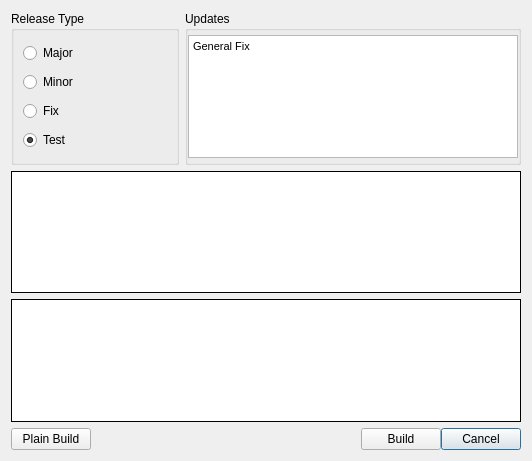
<?xml version="1.0" encoding="UTF-8"?>
<ui version="4.0">
 <class>Dialog</class>
 <widget class="QDialog" name="Dialog">
  <property name="geometry">
   <rect>
    <x>0</x>
    <y>0</y>
    <width>532</width>
    <height>461</height>
   </rect>
  </property>
  <property name="windowTitle">
   <string>Release Builder</string>
  </property>
  <layout class="QGridLayout" name="gridLayout_2">
   <item row="0" column="2" colspan="2">
    <widget class="QGroupBox" name="groupBox_2">
     <property name="title">
      <string>Updates</string>
     </property>
     <property name="flat">
      <bool>true</bool>
     </property>
     <layout class="QGridLayout" name="gridLayout_3">
      <property name="leftMargin">
       <number>0</number>
      </property>
      <property name="topMargin">
       <number>4</number>
      </property>
      <property name="rightMargin">
       <number>0</number>
      </property>
      <property name="bottomMargin">
       <number>4</number>
      </property>
      <property name="spacing">
       <number>4</number>
      </property>
      <item row="0" column="0">
       <widget class="QTextEdit" name="textEdit">
        <property name="html">
         <string>&lt;!DOCTYPE HTML PUBLIC &quot;-//W3C//DTD HTML 4.0//EN&quot; &quot;http://www.w3.org/TR/REC-html40/strict.dtd&quot;&gt;
&lt;html&gt;&lt;head&gt;&lt;meta name=&quot;qrichtext&quot; content=&quot;1&quot; /&gt;&lt;style type=&quot;text/css&quot;&gt;
p, li { white-space: pre-wrap; }
&lt;/style&gt;&lt;/head&gt;&lt;body style=&quot; font-family:'MS Shell Dlg 2'; font-size:8.25pt; font-weight:400; font-style:normal;&quot;&gt;
&lt;p style=&quot; margin-top:0px; margin-bottom:0px; margin-left:0px; margin-right:0px; -qt-block-indent:0; text-indent:0px;&quot;&gt;General Fix&lt;/p&gt;&lt;/body&gt;&lt;/html&gt;</string>
        </property>
       </widget>
      </item>
     </layout>
    </widget>
   </item>
   <item row="0" column="1">
    <widget class="QGroupBox" name="groupBox">
     <property name="title">
      <string>Release Type</string>
     </property>
     <layout class="QGridLayout" name="gridLayout">
      <item row="0" column="0">
       <widget class="QRadioButton" name="radioButton">
        <property name="text">
         <string>Major</string>
        </property>
       </widget>
      </item>
      <item row="1" column="0">
       <widget class="QRadioButton" name="radioButton_2">
        <property name="text">
         <string>Minor</string>
        </property>
       </widget>
      </item>
      <item row="2" column="0">
       <widget class="QRadioButton" name="radioButton_3">
        <property name="text">
         <string>Fix</string>
        </property>
        <property name="checked">
         <bool>false</bool>
        </property>
       </widget>
      </item>
      <item row="3" column="0">
       <widget class="QRadioButton" name="radioButton_4">
        <property name="text">
         <string>Test</string>
        </property>
        <property name="checked">
         <bool>true</bool>
        </property>
       </widget>
      </item>
     </layout>
    </widget>
   </item>
   <item row="1" column="1" colspan="3">
    <widget class="QTextBrowser" name="textBrowser">
     <property name="frameShape">
      <enum>QFrame::Box</enum>
     </property>
     <property name="frameShadow">
      <enum>QFrame::Plain</enum>
     </property>
    </widget>
   </item>
   <item row="3" column="1" colspan="3">
    <widget class="QFrame" name="frame">
     <property name="frameShape">
      <enum>QFrame::NoFrame</enum>
     </property>
     <property name="frameShadow">
      <enum>QFrame::Plain</enum>
     </property>
     <layout class="QGridLayout" name="gridLayout_4">
      <property name="leftMargin">
       <number>0</number>
      </property>
      <property name="topMargin">
       <number>0</number>
      </property>
      <property name="rightMargin">
       <number>0</number>
      </property>
      <property name="bottomMargin">
       <number>0</number>
      </property>
      <property name="spacing">
       <number>0</number>
      </property>
      <item row="0" column="3">
       <widget class="QPushButton" name="pushButton_2">
        <property name="text">
         <string>Cancel</string>
        </property>
       </widget>
      </item>
      <item row="0" column="2">
       <widget class="QPushButton" name="pushButton">
        <property name="text">
         <string>Build</string>
        </property>
       </widget>
      </item>
      <item row="0" column="1">
       <spacer name="horizontalSpacer">
        <property name="orientation">
         <enum>Qt::Horizontal</enum>
        </property>
        <property name="sizeHint" stdset="0">
         <size>
          <width>40</width>
          <height>20</height>
         </size>
        </property>
       </spacer>
      </item>
      <item row="0" column="0">
       <widget class="QPushButton" name="pushButton_3">
        <property name="text">
         <string>Plain Build</string>
        </property>
       </widget>
      </item>
     </layout>
    </widget>
   </item>
   <item row="2" column="1" colspan="3">
    <widget class="QTextBrowser" name="textBrowser_2">
     <property name="frameShape">
      <enum>QFrame::Box</enum>
     </property>
     <property name="frameShadow">
      <enum>QFrame::Plain</enum>
     </property>
    </widget>
   </item>
  </layout>
 </widget>
 <resources/>
 <connections>
  <connection>
   <sender>pushButton</sender>
   <signal>clicked()</signal>
   <receiver>Dialog</receiver>
   <slot>doStart()</slot>
   <hints>
    <hint type="sourcelabel">
     <x>445</x>
     <y>451</y>
    </hint>
    <hint type="destinationlabel">
     <x>3</x>
     <y>251</y>
    </hint>
   </hints>
  </connection>
  <connection>
   <sender>pushButton_2</sender>
   <signal>clicked()</signal>
   <receiver>Dialog</receiver>
   <slot>doCancel()</slot>
   <hints>
    <hint type="sourcelabel">
     <x>522</x>
     <y>451</y>
    </hint>
    <hint type="destinationlabel">
     <x>495</x>
     <y>254</y>
    </hint>
   </hints>
  </connection>
  <connection>
   <sender>radioButton_4</sender>
   <signal>toggled(bool)</signal>
   <receiver>Dialog</receiver>
   <slot>doUpdatedVersionValues()</slot>
   <hints>
    <hint type="sourcelabel">
     <x>71</x>
     <y>142</y>
    </hint>
    <hint type="destinationlabel">
     <x>173</x>
     <y>119</y>
    </hint>
   </hints>
  </connection>
  <connection>
   <sender>radioButton_3</sender>
   <signal>toggled(bool)</signal>
   <receiver>Dialog</receiver>
   <slot>doUpdatedVersionValues()</slot>
   <hints>
    <hint type="sourcelabel">
     <x>72</x>
     <y>113</y>
    </hint>
    <hint type="destinationlabel">
     <x>174</x>
     <y>94</y>
    </hint>
   </hints>
  </connection>
  <connection>
   <sender>radioButton_2</sender>
   <signal>toggled(bool)</signal>
   <receiver>Dialog</receiver>
   <slot>doUpdatedVersionValues()</slot>
   <hints>
    <hint type="sourcelabel">
     <x>68</x>
     <y>67</y>
    </hint>
    <hint type="destinationlabel">
     <x>175</x>
     <y>73</y>
    </hint>
   </hints>
  </connection>
  <connection>
   <sender>radioButton</sender>
   <signal>toggled(bool)</signal>
   <receiver>Dialog</receiver>
   <slot>doUpdatedVersionValues()</slot>
   <hints>
    <hint type="sourcelabel">
     <x>68</x>
     <y>43</y>
    </hint>
    <hint type="destinationlabel">
     <x>174</x>
     <y>41</y>
    </hint>
   </hints>
  </connection>
  <connection>
   <sender>pushButton_3</sender>
   <signal>clicked()</signal>
   <receiver>Dialog</receiver>
   <slot>doPlainBuild()</slot>
   <hints>
    <hint type="sourcelabel">
     <x>24</x>
     <y>435</y>
    </hint>
    <hint type="destinationlabel">
     <x>2</x>
     <y>439</y>
    </hint>
   </hints>
  </connection>
 </connections>
 <slots>
  <slot>doStart()</slot>
  <slot>doCancel()</slot>
  <slot>doUpdatedVersionValues()</slot>
  <slot>doPlainBuild()</slot>
 </slots>
</ui>
